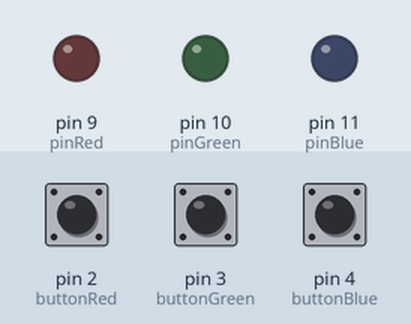
This sketch was run on a simulated Arduino Uno, built with avr-gcc and run on an emulated ATmega328P. Parts: output pins drawn as LEDs (lit = HIGH). Inputs (shaded band) come from the test bench; at power-on: pin 2 (buttonRed) HIGH, pin 3 (buttonGreen) HIGH, pin 4 (buttonBlue) HIGH.

Above: at 1.2 s.
1.3 s: pin 2 (buttonRed) pulled LOW for 0.15 s
At 2.2 s:
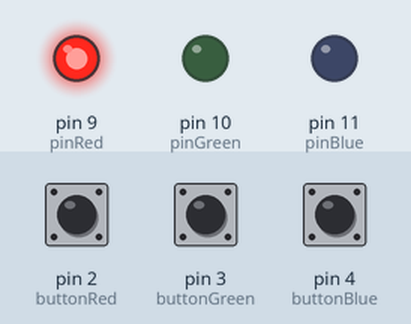
2.9 s: pin 3 (buttonGreen) pulled LOW for 0.15 s
At 3.4 s:
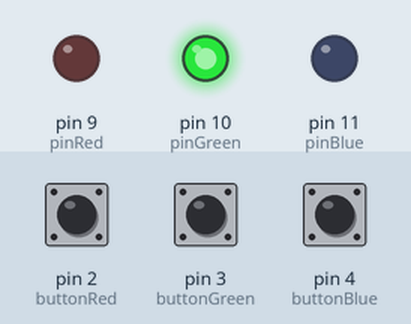
4.5 s: pin 4 (buttonBlue) pulled LOW for 0.15 s
At 5.7 s:
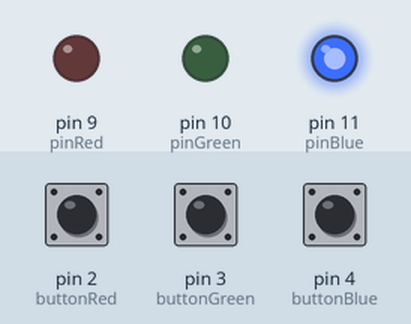
6.1 s: pin 2 (buttonRed) pulled LOW for 1 s
At 7.0 s:
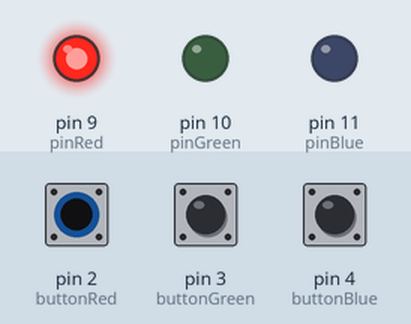
8.6 s: pin 3 (buttonGreen) pulled LOW for 1 s
At 8.9 s:
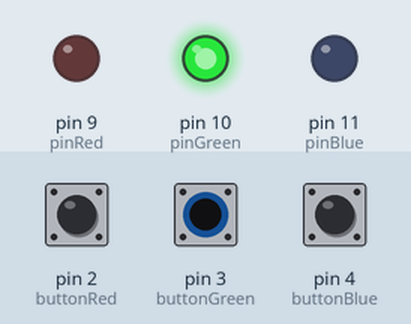
Timing chart, 0 to 11.6 s (numbered marks = the images above; inputs shaded):
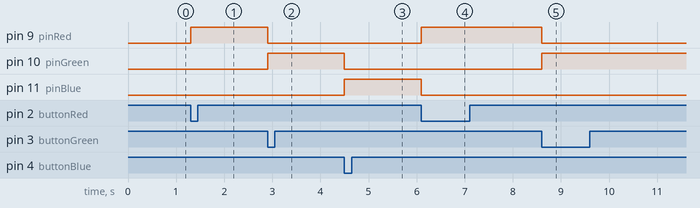

The sketch:

sketch_jun7b.ino
```cpp
const int pinRed = 9;
const int pinGreen = 10;
const int pinBlue = 11;
const int buttonRed = 2;
const int buttonGreen = 3;
const int buttonBlue = 4;

void setup() {
  // put your setup code here, to run once:
  pinMode(pinRed, OUTPUT);
  pinMode(pinGreen, OUTPUT);
  pinMode(pinBlue, OUTPUT);

  pinMode(buttonRed, INPUT_PULLUP);
  pinMode(buttonGreen, INPUT_PULLUP);
  pinMode(buttonBlue, INPUT_PULLUP);

}

void loop() {
  // put your main code here, to run repeatedly:
  bool redPressed = digitalRead(buttonRed) == LOW;
  bool greenPressed = digitalRead(buttonGreen) == LOW;
  bool bluePressed = digitalRead(buttonBlue) == LOW;

  if (redPressed){
    setColor(255, 0, 0);
  } else if (greenPressed){
    setColor(0, 255, 0);
  } else if (bluePressed){
    setColor(0, 0, 255);
  }
}

void setColor(int redVal, int greVal, int blVal){
  analogWrite(pinRed, redVal);
  analogWrite(pinGreen, greVal);
  analogWrite(pinBlue, blVal);
}
```

Measured:
- after the input at 1.3 s, pin 9 (pinRed): LOW → HIGH at once
- after the input at 2.9 s, pin 9 (pinRed): HIGH → LOW at once; pin 10 (pinGreen): LOW → HIGH at once
- after the input at 4.5 s, pin 10 (pinGreen): HIGH → LOW at once; pin 11 (pinBlue): LOW → HIGH at once
- after the input at 6.1 s, pin 9 (pinRed): LOW → HIGH at once; pin 11 (pinBlue): HIGH → LOW at once
- after the input at 8.6 s, pin 9 (pinRed): HIGH → LOW at once; pin 10 (pinGreen): LOW → HIGH at once
